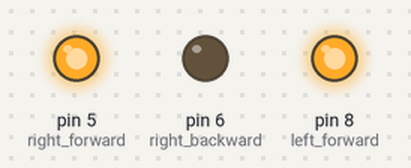
This sketch was run on a simulated Arduino Uno, built with avr-gcc and run on an emulated ATmega328P. Parts: output pins drawn as LEDs (lit = HIGH).

Above: at 0.2 s.
At 1.7 s:
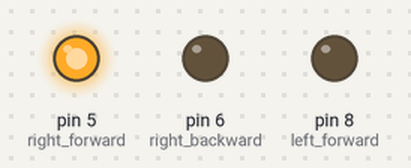
At 3.2 s:
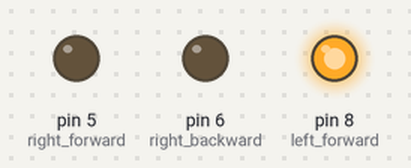
At 4.0 s:
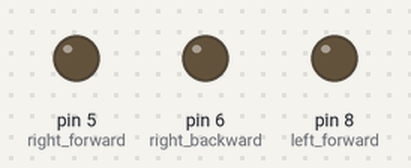
Timing chart, 0 to 5.9 s (numbered marks = the images above):
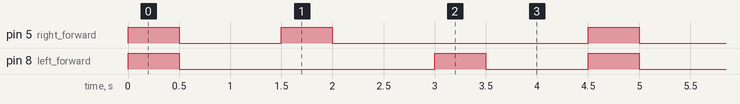

Measured:
- by itself, pin 5 (right_forward): repeats every 4.5 s: LOW 1.0 s, HIGH 0.50 s, LOW 2.5 s, HIGH 0.50 s
- by itself, pin 8 (left_forward): repeats every 4.5 s: LOW 2.5 s, HIGH 0.50 s, LOW 1.0 s, HIGH 0.50 s
- by itself, everything shown: repeats every 4.5 s, in 6 steps

The sketch:

test_drive.ino
```cpp
const int right_forward = 5 ;
const int right_backward = 6 ;
const int left_forward = 8 ;
const int left_backward = 6 ;
const int buzzer = 9 ;

void setup(){
  pinMode(right_forward , OUTPUT);
  pinMode(left_forward , OUTPUT);
  pinMode(right_backward , OUTPUT);
  pinMode(left_backward , OUTPUT);
}

void loop(){
  /*digitalWrite(right_forward,1);
  digitalWrite(right_backward, 0);
  digitalWrite(left_forward,1);
  digitalWrite(left_backward, 0);*/
  GO(0);
  delay(1000);
  GO(1);
  delay(1000);
  GO(-1);
  delay(1000);
  /*delay(1000);
  stop();
  GO(0);
*/
}

void right(int n ){
  digitalWrite(right_forward , n);
  digitalWrite(right_forward , abs(n-1));
}

void left(int n ){
  digitalWrite(left_forward , n);
  digitalWrite(left_backward , abs(n-1));
}

void stop(){
  digitalWrite(right_backward,0);
  digitalWrite(right_forward, 0);
  digitalWrite(left_backward,0);
  digitalWrite(left_forward, 0);
}

void GO( int x ){
  digitalWrite(buzzer,1);
  int time = 500 ;
  if ( x == 0 ){
    digitalWrite(right_forward,1);
    digitalWrite(right_backward, 0);
    digitalWrite(left_forward,1);
    digitalWrite(left_backward, 0);
    delay(time);
    stop();
  }else {
    if ( x == 1 ) {
      digitalWrite(right_forward,1);
      digitalWrite(right_backward, 0);
      digitalWrite(left_forward,0);
      digitalWrite(left_backward, 0);
      delay(time);
      stop();
    }else {
      digitalWrite(right_forward,0);
      digitalWrite(right_backward, 0);
      digitalWrite(left_forward,1);
      digitalWrite(left_backward, 0);
      delay(time);
      stop();
    }
  }
  digitalWrite(buzzer,0);
}
```
